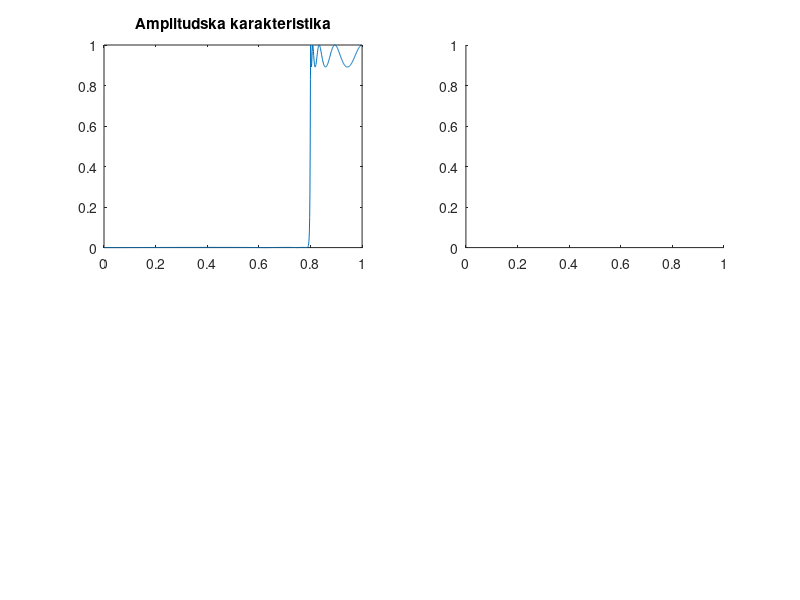

MATLAB code to generate this figure: (Note: this script raises an error after producing the figure.)
clear, close all, clc

N = 9;
wp = 0.8;
Rp = 1;
Rs = 60;
[B, A] = ellip(N, Rp, Rs, wp, 'high');

[H, w] = freqz(B, A, 1024);
tau = grpdelay(B, A, 1024);

figure,
subplot(2, 2, 1),
plot(w / pi, abs(H))
title('Amplitudska karakteristika')
subplot(2, 2, 2),
plot(w / pi, unwrap(phase(H)))
title('Fazna karakteristika')
subplot(2, 2, 3),
plot(w / pi, tau)
title('Grupno kasnjenje')